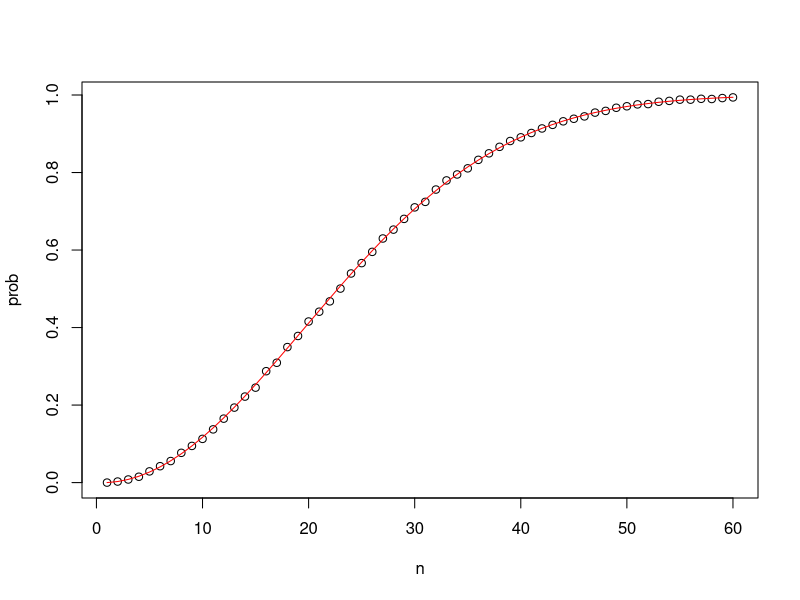

This figure's R source: (Note: a time limit stopped this script after it produced the figure.)
compute_prob <- function(n=22, B=10000){
  same_day <- replicate(B,{
    bdays <- sample(1:365, n, replace=TRUE)
    any(duplicated(bdays))
  })
  mean(same_day)
}
n <- seq(1,60)
prob <- sapply(n, compute_prob)
plot(n,prob)

exact_prob<- function(n){
  prob_unique<- seq(365,365-n+1)/365
  1-prod(prob_unique)
}

eprob <- sapply(n, exact_prob)
lines(n,eprob,col = "red")

B <- 10^seq(1, 5, len = 100)    # defines vector of many B values
prob <- sapply(B, compute_prob)    # apply compute_prob to many values of B
plot(log10(B), prob, type = "l")    # plot a line graph of estimates 
